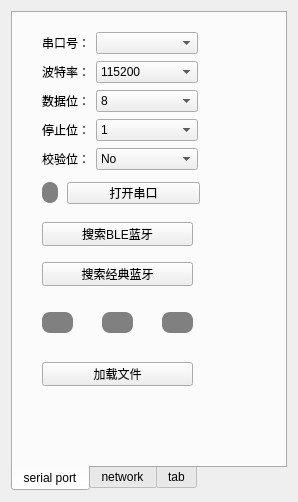
<?xml version="1.0" encoding="UTF-8"?>
<ui version="4.0">
 <class>data_source</class>
 <widget class="QWidget" name="data_source">
  <property name="geometry">
   <rect>
    <x>0</x>
    <y>0</y>
    <width>298</width>
    <height>502</height>
   </rect>
  </property>
  <property name="windowTitle">
   <string>Form</string>
  </property>
  <layout class="QGridLayout" name="gridLayout">
   <item row="0" column="0">
    <widget class="QTabWidget" name="tabWidget">
     <property name="layoutDirection">
      <enum>Qt::LayoutDirection::LeftToRight</enum>
     </property>
     <property name="tabPosition">
      <enum>QTabWidget::TabPosition::South</enum>
     </property>
     <property name="currentIndex">
      <number>0</number>
     </property>
     <property name="tabBarAutoHide">
      <bool>false</bool>
     </property>
     <widget class="QWidget" name="serial_port">
      <attribute name="title">
       <string>serial port</string>
      </attribute>
      <layout class="QGridLayout" name="gridLayout_2">
       <item row="0" column="0">
        <widget class="QWidget" name="widget" native="true">
         <property name="minimumSize">
          <size>
           <width>191</width>
           <height>0</height>
          </size>
         </property>
         <property name="maximumSize">
          <size>
           <width>16777215</width>
           <height>16777215</height>
          </size>
         </property>
         <widget class="QWidget" name="formLayoutWidget_2">
          <property name="geometry">
           <rect>
            <x>20</x>
            <y>10</y>
            <width>161</width>
            <height>141</height>
           </rect>
          </property>
          <layout class="QFormLayout" name="formLayout_2">
           <property name="fieldGrowthPolicy">
            <enum>QFormLayout::FieldGrowthPolicy::AllNonFixedFieldsGrow</enum>
           </property>
           <property name="verticalSpacing">
            <number>7</number>
           </property>
           <item row="0" column="0">
            <widget class="QLabel" name="label">
             <property name="text">
              <string>串口号：</string>
             </property>
             <property name="alignment">
              <set>Qt::AlignmentFlag::AlignCenter</set>
             </property>
            </widget>
           </item>
           <item row="0" column="1">
            <widget class="QComboBox" name="comboBox">
             <property name="maximumSize">
              <size>
               <width>102</width>
               <height>16777215</height>
              </size>
             </property>
            </widget>
           </item>
           <item row="1" column="0">
            <widget class="QLabel" name="label_2">
             <property name="text">
              <string>波特率：</string>
             </property>
             <property name="alignment">
              <set>Qt::AlignmentFlag::AlignCenter</set>
             </property>
            </widget>
           </item>
           <item row="1" column="1">
            <widget class="QComboBox" name="comboBox_2">
             <property name="maximumSize">
              <size>
               <width>102</width>
               <height>16777215</height>
              </size>
             </property>
             <property name="currentText">
              <string>115200</string>
             </property>
             <item>
              <property name="text">
               <string>115200</string>
              </property>
             </item>
             <item>
              <property name="text">
               <string>57600</string>
              </property>
             </item>
             <item>
              <property name="text">
               <string>38400</string>
              </property>
             </item>
             <item>
              <property name="text">
               <string>25600</string>
              </property>
             </item>
             <item>
              <property name="text">
               <string>19200</string>
              </property>
             </item>
             <item>
              <property name="text">
               <string>9600</string>
              </property>
             </item>
             <item>
              <property name="text">
               <string>4800</string>
              </property>
             </item>
             <item>
              <property name="text">
               <string>2400</string>
              </property>
             </item>
            </widget>
           </item>
           <item row="2" column="0">
            <widget class="QLabel" name="label_3">
             <property name="text">
              <string>数据位：</string>
             </property>
             <property name="alignment">
              <set>Qt::AlignmentFlag::AlignCenter</set>
             </property>
            </widget>
           </item>
           <item row="2" column="1">
            <widget class="QComboBox" name="comboBox_3">
             <property name="maximumSize">
              <size>
               <width>102</width>
               <height>16777215</height>
              </size>
             </property>
             <item>
              <property name="text">
               <string>8</string>
              </property>
             </item>
             <item>
              <property name="text">
               <string>7</string>
              </property>
             </item>
             <item>
              <property name="text">
               <string>6</string>
              </property>
             </item>
             <item>
              <property name="text">
               <string>5</string>
              </property>
             </item>
            </widget>
           </item>
           <item row="3" column="0">
            <widget class="QLabel" name="label_4">
             <property name="text">
              <string>停止位：</string>
             </property>
             <property name="alignment">
              <set>Qt::AlignmentFlag::AlignCenter</set>
             </property>
            </widget>
           </item>
           <item row="3" column="1">
            <widget class="QComboBox" name="comboBox_4">
             <property name="maximumSize">
              <size>
               <width>102</width>
               <height>16777215</height>
              </size>
             </property>
             <item>
              <property name="text">
               <string>1</string>
              </property>
             </item>
             <item>
              <property name="text">
               <string>3</string>
              </property>
             </item>
             <item>
              <property name="text">
               <string>2</string>
              </property>
             </item>
            </widget>
           </item>
           <item row="4" column="0">
            <widget class="QLabel" name="label_5">
             <property name="text">
              <string>校验位：</string>
             </property>
             <property name="alignment">
              <set>Qt::AlignmentFlag::AlignCenter</set>
             </property>
            </widget>
           </item>
           <item row="4" column="1">
            <widget class="QComboBox" name="comboBox_5">
             <property name="maximumSize">
              <size>
               <width>102</width>
               <height>16777215</height>
              </size>
             </property>
             <item>
              <property name="text">
               <string>No</string>
              </property>
             </item>
             <item>
              <property name="text">
               <string>Even</string>
              </property>
             </item>
             <item>
              <property name="text">
               <string>Odd</string>
              </property>
             </item>
             <item>
              <property name="text">
               <string>Space</string>
              </property>
             </item>
             <item>
              <property name="text">
               <string>Mark</string>
              </property>
             </item>
            </widget>
           </item>
          </layout>
         </widget>
         <widget class="QPushButton" name="pushButton">
          <property name="geometry">
           <rect>
            <x>45</x>
            <y>160</y>
            <width>133</width>
            <height>22</height>
           </rect>
          </property>
          <property name="text">
           <string>打开串口</string>
          </property>
         </widget>
         <widget class="QLabel" name="labelStatus">
          <property name="geometry">
           <rect>
            <x>20</x>
            <y>160</y>
            <width>16</width>
            <height>21</height>
           </rect>
          </property>
          <property name="styleSheet">
           <string notr="true">QLabel{
border-radius: 8px;
background-color: gray;
}</string>
          </property>
          <property name="text">
           <string/>
          </property>
          <property name="textFormat">
           <enum>Qt::TextFormat::AutoText</enum>
          </property>
         </widget>
         <widget class="QPushButton" name="pushButton_scan">
          <property name="geometry">
           <rect>
            <x>20</x>
            <y>200</y>
            <width>151</width>
            <height>24</height>
           </rect>
          </property>
          <property name="text">
           <string>搜索BLE蓝牙</string>
          </property>
         </widget>
         <widget class="QPushButton" name="pushButton_scan_classic">
          <property name="geometry">
           <rect>
            <x>20</x>
            <y>240</y>
            <width>151</width>
            <height>24</height>
           </rect>
          </property>
          <property name="text">
           <string>搜索经典蓝牙</string>
          </property>
         </widget>
         <widget class="QLabel" name="labelStatus_2">
          <property name="geometry">
           <rect>
            <x>20</x>
            <y>290</y>
            <width>31</width>
            <height>21</height>
           </rect>
          </property>
          <property name="styleSheet">
           <string notr="true">QLabel{
border-radius: 8px;
background-color: gray;
}</string>
          </property>
          <property name="text">
           <string/>
          </property>
          <property name="textFormat">
           <enum>Qt::TextFormat::AutoText</enum>
          </property>
         </widget>
         <widget class="QLabel" name="labelStatus_3">
          <property name="geometry">
           <rect>
            <x>80</x>
            <y>290</y>
            <width>31</width>
            <height>21</height>
           </rect>
          </property>
          <property name="styleSheet">
           <string notr="true">QLabel{
border-radius: 8px;
background-color: gray;
}</string>
          </property>
          <property name="text">
           <string/>
          </property>
          <property name="textFormat">
           <enum>Qt::TextFormat::AutoText</enum>
          </property>
         </widget>
         <widget class="QLabel" name="labelStatus_4">
          <property name="geometry">
           <rect>
            <x>140</x>
            <y>290</y>
            <width>31</width>
            <height>21</height>
           </rect>
          </property>
          <property name="styleSheet">
           <string notr="true">QLabel{
border-radius: 8px;
background-color: gray;
}</string>
          </property>
          <property name="frameShadow">
           <enum>QFrame::Shadow::Plain</enum>
          </property>
          <property name="text">
           <string/>
          </property>
          <property name="textFormat">
           <enum>Qt::TextFormat::AutoText</enum>
          </property>
         </widget>
         <widget class="QPushButton" name="pushButton_file">
          <property name="geometry">
           <rect>
            <x>20</x>
            <y>340</y>
            <width>151</width>
            <height>24</height>
           </rect>
          </property>
          <property name="text">
           <string>加载文件</string>
          </property>
         </widget>
        </widget>
       </item>
      </layout>
     </widget>
     <widget class="QWidget" name="network">
      <attribute name="title">
       <string>network</string>
      </attribute>
     </widget>
     <widget class="QWidget" name="tab">
      <attribute name="title">
       <string>tab</string>
      </attribute>
     </widget>
    </widget>
   </item>
  </layout>
 </widget>
 <resources/>
 <connections/>
</ui>
